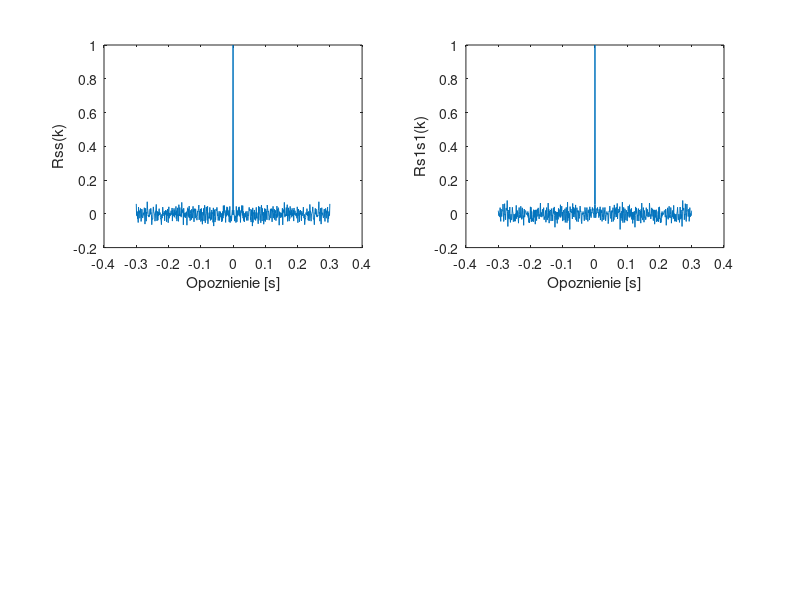

The MATLAB script that drew this image:
N=1000;
fp = 1000;
s = rand(1,N);% był inny bo nie był wycentrowany
s = s - mean(s) % wycentrowanie szumu
s1= randn(1,N);
kmax = 300;

tau = -kmax/fp : 1/fp : kmax/fp;
rss1=xcorr(s,s,kmax,'coeff');
figure(1)
subplot(221)
plot(tau, rss1)
xlabel('Opoznienie [s]')
ylabel('Rss(k)')
subplot(222)
rss2=xcorr(s1,s1,kmax,'coeff');
plot(tau, rss2)
xlabel('Opoznienie [s]')
ylabel('Rs1s1(k)')